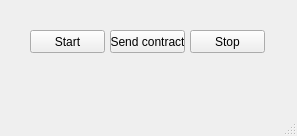
<?xml version="1.0" encoding="UTF-8"?>
<ui version="4.0">
 <class>ComUserMainWindow</class>
 <widget class="QMainWindow" name="ComUserMainWindow">
  <property name="geometry">
   <rect>
    <x>0</x>
    <y>0</y>
    <width>297</width>
    <height>136</height>
   </rect>
  </property>
  <property name="windowTitle">
   <string>MainWindow</string>
  </property>
  <widget class="QWidget" name="centralwidget">
   <widget class="QPushButton" name="ui_qpb_start">
    <property name="geometry">
     <rect>
      <x>30</x>
      <y>30</y>
      <width>75</width>
      <height>23</height>
     </rect>
    </property>
    <property name="text">
     <string>Start</string>
    </property>
   </widget>
   <widget class="QPushButton" name="ui_qpb_stop">
    <property name="geometry">
     <rect>
      <x>190</x>
      <y>30</y>
      <width>75</width>
      <height>23</height>
     </rect>
    </property>
    <property name="text">
     <string>Stop</string>
    </property>
   </widget>
   <widget class="QPushButton" name="ui_qpb_send_contract">
    <property name="geometry">
     <rect>
      <x>110</x>
      <y>30</y>
      <width>75</width>
      <height>23</height>
     </rect>
    </property>
    <property name="text">
     <string>Send contract</string>
    </property>
   </widget>
  </widget>
  <widget class="QMenuBar" name="menubar">
   <property name="geometry">
    <rect>
     <x>0</x>
     <y>0</y>
     <width>297</width>
     <height>21</height>
    </rect>
   </property>
  </widget>
  <widget class="QStatusBar" name="statusbar"/>
  <action name="ui_qa_exit">
   <property name="text">
    <string>Exit</string>
   </property>
  </action>
  <action name="ui_qa_logs">
   <property name="text">
    <string>Logs</string>
   </property>
  </action>
  <action name="ui_qa_preferences">
   <property name="text">
    <string>Preferences</string>
   </property>
  </action>
  <action name="ui_qa_help">
   <property name="text">
    <string>Help</string>
   </property>
  </action>
  <action name="ui_qa_about">
   <property name="text">
    <string>About</string>
   </property>
  </action>
 </widget>
 <resources/>
 <connections/>
</ui>
